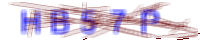

Generate this figure with Python:
import random
from PIL import Image, ImageDraw, ImageFont, ImageFilter
import string


class Captcha(object):
    # 生成几位的验证码
    number = 4
    # 验证码图片的宽度和高度
    size = (110, 38)
    # 验证码字体的大小
    fontsize = 25
    # 加入干扰线的条数
    line_number = 2
    # 构建一个验证码源文本
    source = list(string.ascii_letters)
    source.extend(map(lambda x: str(x), range(10)))

    # 用户绘制干扰线
    @classmethod
    def _gene_line(cls, draw, width, height):
        begin = (random.randint(0, width), random.randint(0, height))
        end = (random.randint(0, width), random.randint(0, height))
        draw.line([begin, end], fill=cls._gene_random_color(), width=2)

    # 用于绘制干扰点
    @classmethod
    # cls, draw, point_chance, width, height
    def _gene_points(cls, draw, width, height, rate):
        # chance = min(100, max(0, int(point_chance)))  #大小限制在0-100
        # for w in range(width):
        #     for h in range(height):
        #         tmp = random.randint(0, 100)
        #         if tmp > chance:
        #             draw.point((w, h), fill=cls._gene_random_color())
        # 因为width为图形验证码的宽，height为图形验证码的高，整个图都是由点组成的
        # 点的x坐标范围：[0, 图形的宽度], y的坐标范围：[0, 图形的高度], 这样就能遍历图像的每一个像素点
        # rate 用来控制点生成的概率，大约100个点有rate个点被选中
        # point方法用来画点，参数1：点的坐标， 参数2：点的颜色
        for x in range(width):
            for y in range(height):
                if random.randint(1, 100) <= rate:
                    draw.point((x, y), fill=cls._gene_random_color())

    # 随机生成颜色
    @classmethod
    def _gene_random_color(cls, start=0, end=255):
        random.seed()
        return (random.randint(start, end), random.randint(start, end), random.randint(start, end))

    # 随机选择一个字体
    @classmethod
    def _gene_random_font(cls):
        fonts = [
            "arial.ttf",
            "bahnschrift.ttf",
            "ebrima.ttf",
        ]
        font = random.choice(fonts)
        return f"utils/captcha/{font}"

    #     随机生成一个字符串（包括英文和数字）
    @classmethod
    def gene_text(cls, number):
        return ''.join(random.sample(cls.source, number))

    #     生成验证码
    @classmethod
    def gene_graph_captcha(cls):
        # 验证码图片的宽和高
        width, height = cls.size
        # 创建图片
        image = Image.new('RGBA', (width, height), cls._gene_random_color(0, 100))
        # 验证码字体
        font = ImageFont.truetype(cls._gene_random_font(), cls.fontsize)
        # 创建画笔
        draw = ImageDraw.Draw(image)
        # 生成字符串
        text = cls.gene_text(cls.number)
        # font.getsize(text)获取字体的尺寸
        # pillow 版本10 会报这个错误， AttributeError: 'FreeTypeFont' object has no attribute 'getsize'
        # 降低版本为9.5,但是安装一直报Read timed out,所以直接取消掉
        # font_width, font_height = font.getsize(text)
        # 填充字符串
        draw.text((30, 5), text, font=font,
                  fill=cls._gene_random_color(150, 255))
        # 绘制干扰线
        for x in range(0, cls.line_number):
            cls._gene_line(draw, width, height)
        # 绘制噪点
        cls._gene_points(draw, width, height, 20)
        # with open('captcha.png', 'wb') as fp:
        #     image.save(fp)
        return text, image

# if __name__ == '__main__':
#     Captcha.gene_graph_captcha()
